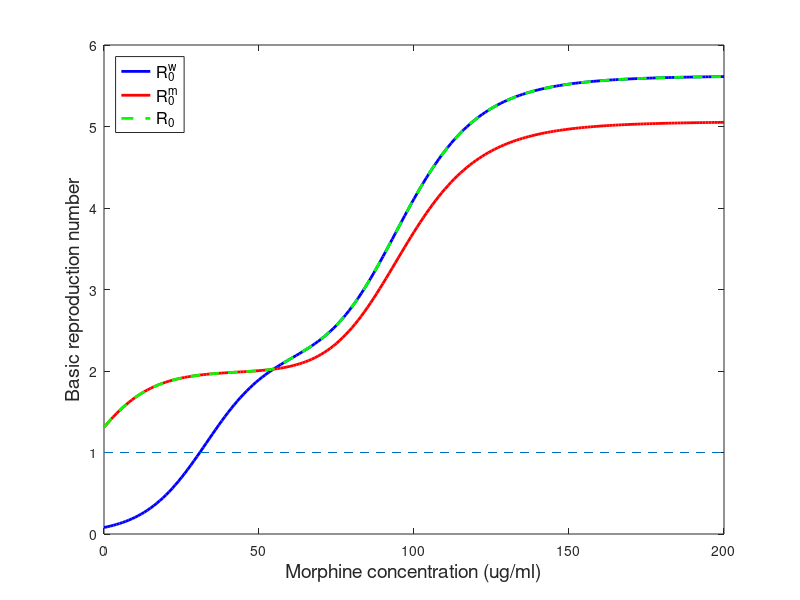

Write the MATLAB code that produced this figure.
clear all;

M = 0:200;

%%% q-r parameters
Mh = 100; %2.8534e-3;
rc = 0.16;
rm = 0.52;
qc = 1.23e-6;
qm = 0.25;
n = 8;

eta_r = @(M) (M.^n)./(Mh^n+M.^n);
eta_q = @(M) 1-eta_r(M);

r = rc + (rm - rc)*eta_r(M);
q = qc + (qm - qc)*eta_q(M);

%%% other parameters
lambda = 3690;%3690;
F = 0.1;%0.2;
bl = 1e-9;
bh = 1e-7;
p = 2500; %2500
b = 0.25;%0.005 Vitaly: 0.01 to 0.4
B = 50;%20.5;%10.5;%50
dt = 0.01;
dv = 23;
di = 0.7;
dc = 0.2; %0.63

ep = 3e-5;
mu = 1;%4/24;
eta = 1;
EP = ep./(mu + eta*M);

alp = 6.7e-5;%6.7e-6
gamma = 1; %0.4;%0.4;
xi = 1;

omega_base = 15;
psi = 0.1;
omega = omega_base*exp(-psi.*M);%50

%%% IFE values
Tl = (lambda*(q + dt))./(dt*(q+r+dt));
Th = lambda*r./(dt*(q+r+dt));
C = omega/dc;

%%% Rw and Rm
Rw = ( (1-EP).*(bh*Th + bl*Tl)*p )./( dv*(b*C+di) );
Rm = ( (1-F)*(bh*Th + bl*Tl)*(1+B)*p)./(dv*(di*B+b*C+di));
R0 = max(Rw,Rm);

figure
hold on; box on
plot(M,Rw,'b',"Linewidth",2)
plot(M,Rm,'r',"Linewidth",2)
plot(M,R0,'g--',"Linewidth",2)
xlabel('Morphine concentration (ug/ml)','fontsize',14)
ylabel('Basic reproduction number','fontsize',14)
plot([M(1) M(end)],[1 1],'--')
legend('R_0^w','R_0^m','R_0','Location','Northwest','fontsize',12)
% title('Basic reproduction number')


[Rw(1) Rm(1)]
[Rw(end) Rm(end)]






